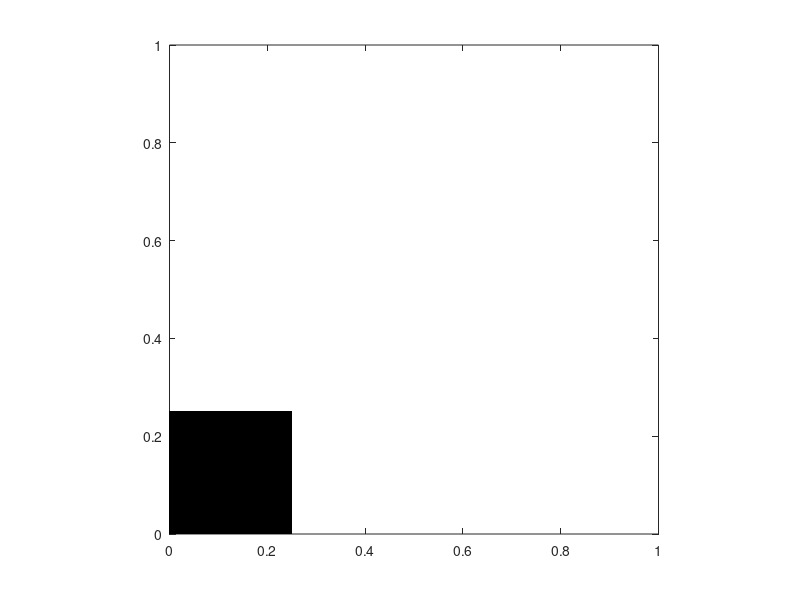

Here is the MATLAB script that generated this plot:
#!/usr/bin/env octave

p.rho = 1500;
p.E = 1e6;
p.nu = 0.3;
p.g = -0.8;
% p.Np = 4 * 2.5;
p.Np = 80;
p.N = 81;
p.rhop = 3;
p.tol = 1e-12;
p.T = 2;

% make an NxN computational grid
N = p.N;
Np = p.Np;
x = linspace(0,1,N);
y = linspace(0,1,N);
h = x(2)-x(1);
dt = 0.4*h*sqrt(p.rho/p.E);
T = p.T;
E = p.E;
nu = p.nu;
tol = p.tol;

Nn = N*N;

% set up material points
%bar_w = 1.0; Nbx = Np; %
bar_w = 0.25; Nbx = Np; %
% Nbx = ceil(p.rhop*bar_w/h);
bar_h = 1.0; Nby = (bar_h/bar_w)*Nbx;
bar_h = 0.25; Nby = (bar_h/bar_w)*Nbx;

bxtmp = linspace(0, bar_w, Nbx+1);
% bar_x = (0.5 - bar_w/2) + bxtmp(1:end-1) + bxtmp(2)/2;
bar_x = 0.0 + bxtmp(1:end-1) + bxtmp(2)/2;
bytmp = linspace(0, bar_h, Nby+1);
bar_y = 0.0 + bytmp(1:end-1) + bytmp(2)/2;

% initialize position
Np = Nbx*Nby;
%xjitter = normrnd(0, 0.001, Nbx, Nby);
%yjitter = normrnd(0, 0.001, Nbx, Nby);
xjitter = zeros(Nby, Nbx);
yjitter = zeros(Nby, Nbx);
[xp, yp] = meshgrid(bar_x, bar_y);
xp = xp + xjitter;
yp = yp + yjitter;
%r = 0.1;
%rs = linspace(0, r,Nbx);
%ts = linspace(0, 2*pi, Nby+1);
%ts(end) = [];
%xp = 0.5 + rs'*cos(ts);
%yp = 0.5 + rs'*sin(ts);
%[X, Y] = meshgrid(x, y);

% initialize volume
vp = (bar_w/Nbx)*(bar_h/Nby)*ones(size(xp));
% vp = (pi*r^2/Np)*ones(size(xp));

% initialize mass
mp = p.rho*vp;

% initialize velocity
xp_t = 0*ones(size(xp));
yp_t = -0.0*ones(size(yp));

% initialize stress
sxxp = 0*ones(size(xp));
%sxyp = -p.rho * p.g * (xp - (bar_w / 2));
syyp = 0*ones(size(yp));
%sxxp = -p.rho * p.g * (yp - bar_h);
sxyp = 0*ones(size(yp));
%syyp = -p.rho * p.g * (yp - bar_h);

% initialize strain
exxp = zeros(size(xp));
exyp = zeros(size(yp));
eyyp = zeros(size(yp));

% initialize body forces
bxp = zeros(size(xp));
byp = p.g*ones(size(yp));

% plot material points
plot(xp, yp, '.k'); axis equal;
xlim([min(x), max(x)]);
ylim([min(y), max(y)]);

% dump starting config to text file
fp = fopen('generated_particles.txt', 'w');
fprintf(fp, '%d\n', numel(mp));
for i=1:numel(mp)
    fprintf(fp, '%g %g %g %g %g %g %g %g %g\n', mp(i), vp(i),
        xp(i), yp(i), xp_t(i), yp_t(i),
        sxxp(i), sxyp(i), syyp(i));
end
fclose(fp);

% grid file
fp = fopen('generated_grid.txt', 'w');
fprintf(fp, '%d\n', N);
fprintf(fp, '1\n');
fclose(fp);

% bc file
fp = fopen('bc.cfg', 'w');
fprintf(fp, 'dirichlet-bcs = {\n');
fprintf(fp, '};\n');
fprintf(fp, 'periodic-bcs = {\n');
fprintf(fp, '};\n');
